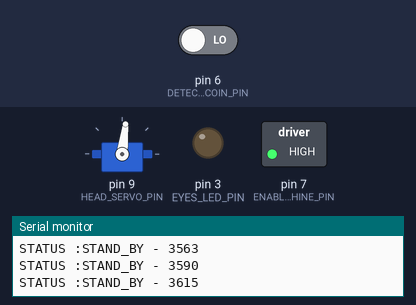
The sketch below on a simulated Arduino Uno, built with avr-gcc and run on an emulated ATmega328P. Parts: servo, switched loads named in the sketch (green lamp = pin HIGH), output pins drawn as LEDs (lit = HIGH), the last lines printed to the serial monitor. The inputs (shaded band) are chosen by the test bench; at power-on: pin 6 (DETECT_COIN_PIN) LOW. The audio player accepts every command and is not drawn.

Above: at 3.7 s.
3.8 s: pin 6 (DETECT_COIN_PIN) driven HIGH
At 5.9 s:
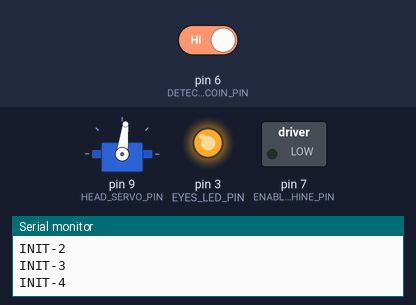
At 6.5 s:
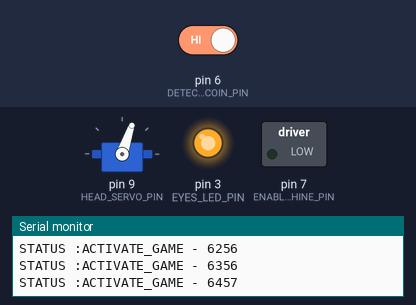
Timing chart, 0 to 15.8 s (numbered marks = the images above; inputs shaded):
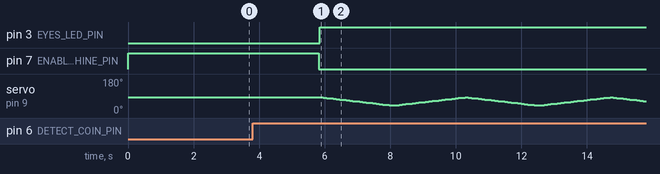

The sketch:

MoveHead.ino
```cpp
#include "Arduino.h"
#include "SoftwareSerial.h"
#include "DFRobotDFPlayerMini.h"
#include "Servo.h"
#include "Configuration.h"
#include "StatusStandBy.h"
#include "StatusInit.h"

int status;

void setup()
{
  Serial.println("00000000");
  Serial.begin(BAUDS);

  Serial.println("1");
  initializePins();
  Serial.println("2");
  statusInit_StandBy();
  Serial.println("3");
  statusInit_initialize();
  Serial.println("4");

  // Set initial status
  status = STATUS_STAND_BY;
}

void initializePins()
{
  pinMode(DETECT_COIN_PIN, INPUT);
  pinMode(ENABLE_COIN_MACHINE_PIN, OUTPUT);
  pinMode(EYES_LED_PIN, OUTPUT);
}

void loop()
{

  printStatus();

  switch (status)
  {
  case STATUS_INIT:
    status = statusInit(status);
    break;

  case STATUS_ACTIVATE_GAME:
    break;

  default: //case "STATUS_STAND_BY":
    status = statusStandBy(status);
    break;
  }

  checkContinuousActiveThings();
}

void checkContinuousActiveThings()
{
  if (statusInit_headMoveIsActive())
  {
    statusInit_moveHead();
    delay(100);
  }
}

void printStatus()
{
  String statusText = "STAND_BY";

  switch (status)
  {
  case STATUS_INIT:
    statusText = "INIT";
    break;

  case STATUS_ACTIVATE_GAME:
    statusText = "ACTIVATE_GAME";
    break;

  default:
    statusText = "STAND_BY";
    break;
  }

  unsigned long timeLoop = millis();
  Serial.println("STATUS :" + statusText + " - " + timeLoop);
}
```

StatusInit.h
```cpp
/**
 * Init status:
 * only run one time per game.
 * Play background music - 2 Digital-analogical inputs
 * On background leds - 1 digital input
 * On eyes leds - 1 digital input
 * On mouth move - 1 digital input
 * And wait a defined time to start the game
 */
boolean isStatusInit = false;

DFRobotDFPlayerMini musicDFPlayer;
SoftwareSerial musicSoftwareSerial(MUSIC_RX_PIN, MUSIC_TX_PIN); // RX, TX

Servo headServoMotor;
int servoHeadPosition = 0;
int servoDirection = 1;
boolean mouthMove;

void initMusicConfiguration()
{
  musicSoftwareSerial.begin(BAUDS);
  if (!musicDFPlayer.begin(musicSoftwareSerial))
  {
    while (true)
      ;
  }

  musicDFPlayer.volume(MUSIC_VOLUME);
}

void initHeadMove()
{
  Serial.println("Init Head Servo...");
  headServoMotor.attach(HEAD_SERVO_PIN);
  servoHeadPosition = INIT_HEAD_SERVO_POSITION;
  servoDirection = 1;
  headServoMotor.write(servoHeadPosition);
  delay(2000);

  mouthMove = false;
}

void eyesLedOn()
{
  digitalWrite(EYES_LED_PIN, HIGH);
}

void statusInit_initialize()
{
  initMusicConfiguration();
  initHeadMove();
}

void playMusic()
{
  musicDFPlayer.play(1);
}

void mouthMoveOn()
{
  mouthMove = true;
}

boolean statusInit_headMoveIsActive()
{
  return mouthMove;
}

void statusInit_moveHead()
{
  servoHeadPosition = servoHeadPosition + servoDirection;

  if (servoHeadPosition > INIT_HEAD_SERVO_POSITION)
  {
    servoHeadPosition = INIT_HEAD_SERVO_POSITION;
    servoDirection = -STEP_HEAD_SERVO_POSITION;
  }

  if (servoHeadPosition < MAX_HEAD_SERVO_POSITION)
  {
    servoHeadPosition = MAX_HEAD_SERVO_POSITION;
    servoDirection = STEP_HEAD_SERVO_POSITION;
  }

  headServoMotor.write(servoHeadPosition);
}

int statusInit(int status)
{
  if (isStatusInit == false)
  {
    Serial.println("INIT-1");
    playMusic();
    Serial.println("INIT-2");
    mouthMoveOn();
    Serial.println("INIT-3");
    eyesLedOn();
    Serial.println("INIT-4");

    isStatusInit = true;

    status = STATUS_ACTIVATE_GAME;
  }

  return status;
}
```

StatusStandBy.h
```cpp
/**
 * Stand by:
 * When the game is waiting to start the game.
 * Check if the coin enter - 1 digital input
 * When coin in, then start game.
 */

void statusInit_StandBy()
{
  digitalWrite(ENABLE_COIN_MACHINE_PIN, HIGH);
}

int statusStandBy(int status)
{
  int inputCoin = digitalRead(DETECT_COIN_PIN);
  if (inputCoin == HIGH)
  {
    status = STATUS_INIT;
    delay(DELAY_AFTER_STATUS_INIT); // meter espera entre moneda y movimiento de la cabeza

    digitalWrite(ENABLE_COIN_MACHINE_PIN, LOW);
  }

  return status;
}
```

Configuration.h
```cpp
/**
 * Variables and Arduino pins
 *
*/
const int BAUDS = 9600;

const int STATUS_STAND_BY = -1;
const int STATUS_INIT = 0;
const int STATUS_ACTIVATE_GAME = 1;
const int EYES_LED_PIN = 3;

const int DETECT_COIN_PIN = 6;
const int ENABLE_COIN_MACHINE_PIN = 7;

const int HEAD_SERVO_PIN = 9;

const int MUSIC_RX_PIN = 10;
const int MUSIC_TX_PIN = 11;

const int INIT_HEAD_SERVO_POSITION = 83;
const int MAX_HEAD_SERVO_POSITION = 40;
const int STEP_HEAD_SERVO_POSITION = 2;

const int DELAY_AFTER_STATUS_INIT = 2000;
const int DELAY_AFTER_INSERT_COIN = 3000;

const int MUSIC_VOLUME = 30; //Set volume value. From 0 to 30
```
